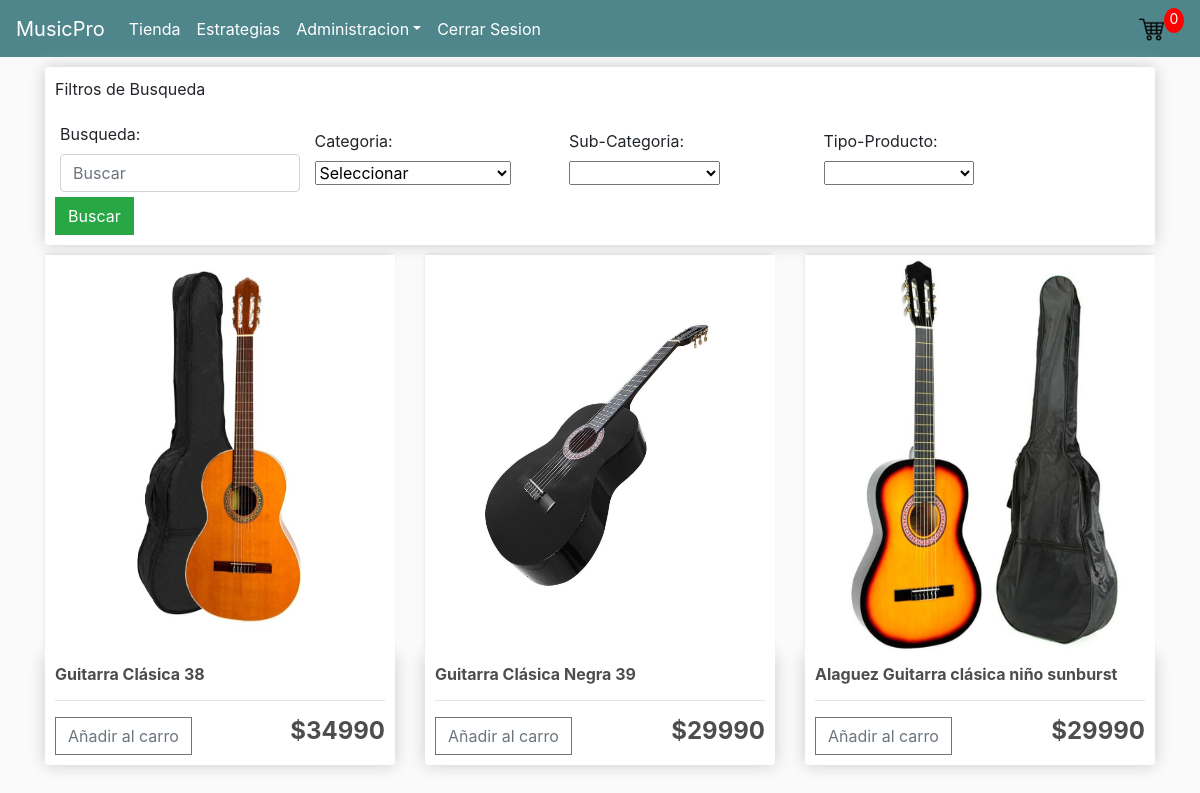
/store/ (signed in), run on the app's committed database.
### TiendaMPRO/models.py (models this page shows, shortened)
class Producto(models.Model):
    nom_prod = models.CharField(validators=[MinLengthValidator(3)], max_length=40,verbose_name="Nombre de Producto")
    tipo_prod = models.ForeignKey(TipoProducto, on_delete=models.CASCADE)
    descripcion = models.TextField(max_length=1500,null=True,blank=True)
    precio = models.FloatField(default=0.0)
    imagen = models.ImageField(upload_to="images/producto",null=True,blank=True)
    @property
    def imageURL(self):
        try:
            url = self.imagen.url
        except:
            url = ''
        return url

### TiendaMPRO/views.py (the view)
# urls.py: path('store/', views.store, name='store'),
@login_required
def store(request):
    if request.user.is_authenticated:
        customer = request.user
        order, created = OrdenDeCompra.objects.get_or_create(customer=customer, complete=False)
        items = order.productopedido_set.all()
        itemsCarrito = order.get_carro_productos
    else:
        items = []
        order= {'get_total_carro': 0, 'get_carro_productos': 0}
        itemsCarrito = order['get_carro_productos']
    categ=Categoria.objects.all()
    subcateg=SubCategoria.objects.all()
    tpProductos=TipoProducto.objects.all()
    productos = Producto.objects.all()
    queryset=request.GET.get("busqueda")
    q_tipoprod= request.GET.get('cbotipoproducto')
    q_searched=""
    q_subcateg=request.GET.get('cbosubcateg')
    q_categ=request.GET.get('cbocateg')
    if queryset:
        productos=Producto.objects.filter(Q(nom_prod__icontains=queryset))
        print("FILTRO POR NOM PRODUCTO: ")
        q_searched=queryset
        print(q_searched)
    elif q_tipoprod:
        productos=Producto.objects.filter(Q(tipo_prod=q_tipoprod))
        print("FILTRO POR TIPO PROD: ")
        q_searched=TipoProducto.objects.filter(Q(id=q_tipoprod))
        q_searched=list(q_searched)[0]
        print(q_searched)
    context = {'productos' : productos, 'itemsCarrito' : itemsCarrito,'categ':categ,'subcateg':subcateg,'tiposproducto':tpProductos,'q_searched':q_searched}
    return render(request, 'TiendaMPRO/store.html', context)

### TiendaMPRO/models.py (called while the page is built)
    def __str__(self):
        return f'{self.nombre}'

    @property
    def is_staff(self):
        return self.usuario_admin

    @property
    def get_carro_productos(self):
        orderitems = self.productopedido_set.all()
        total = sum ([item.cantidad for item in orderitems])
        return total

### TiendaMPRO/templates/TiendaMPRO/store.html (shortened to what this page needs)
{% extends 'TiendaMPRO/main.html' %}
{% load static %}
{% block content %}
<div class="row">
	<div class="col-lg-12">
		<div class="box-element" id="payment-info">
			<p>Filtros de Busqueda</p>
			<form method="get" id="filtro">
				<div class="form-field">
					<label for="busqueda">Busqueda:</label>
					<input type="search" name="busqueda" id="buscar" class="form-control" placeholder="Buscar" value="{{ request.GET.busqueda }}">
				</div>
				<div class="form-field">
					<label for="cbocateg" id="lbl_categ">Categoria: </label>
					<select class="form-select primary"  size="1" name="cbocateg" id="categoria">
						<option value="">Seleccionar</option>
					</select>
				</div>
				<div class="form-field">
					<label for="cbosubcateg">Sub-Categoria:</label>
					<select class="form-select primary"  size="1" name="cbosubcateg" id="subcategoria">
					</select>
				</div>
				<div class="form-field">
					<label for="cbotipoproducto">Tipo-Producto: </label>
					<select class="form-select primary"  size="1" name="cbotipoproducto" id="tp_producto">
					</select>
				</div>
				<button class="btn btn-success" type="submit">Buscar</button>
			</form>
		</div>
	</div>
	{% for producto in productos %}
		<div class="col-lg-4">
			<img class="thumbnail" src="{{producto.imageURL}}">
			<div class="box-element product">
				<h6>
					<strong>{{producto.nom_prod}}</strong>
				</h6>
					<hr>
					<button data-product={{producto.id}} data-action="agregar" class="btn btn-outline-secondary add-btn update-cart">Añadir al carro</button>
					<h4 style="display: inline-block; float: right"><strong>${{producto.precio|floatformat:0}}</strong></h4>
			</div>
		</div>
	{% empty %}
		<h1 class="display-6" id="sin_prod">Lamentamos informar que no se ha encontrado algun producto por "{{q_searched}}"</h1>
	{% endfor %}
</div>
{% endblock %}

### TiendaMPRO/static/css/main.css (style rules this page uses)
body { background-color: hsl(0, 0%, 98%); }
h1,h2,h3,h4,h5,h6 { color:hsl(0, 0%, 30%); }
.box-element { box-shadow:hsl(0, 0%, 80%) 0 0 16px; background-color: #fff; border-radius: 4px; padding: 10px; }
.thumbnail { width: 100%; height: 400px; -webkit-box-shadow: -1px -3px 5px -2px rgba(214,214,214,1); -moz-box-shadow: -1px -3px 5px -2px rgba(214,214,214,1); box-shadow: -1px -3px 5px -2px rgba(214,214,214,1); }
.product { border-radius: 0 0 4px 4px; }
.col-lg-4, .col-lg-6, .col-lg-8, .col-lg-12 { margin-top: 10px; }
.btn { border-radius: 0; }
.form-field { width:250px; display: inline-block; padding: 5px; }
#lbl_categ { padding-right: 50px; }

### data on the page
Producto: imageURL (picture), nom_prod "Guitarra Clásica 38", precio "34990"
Producto: imageURL (picture), nom_prod "Guitarra Clásica Negra 39", precio "29990"
Producto: imageURL (picture), nom_prod "Alaguez Guitarra clásica niño sunburst", precio "29990"

### other printed values
{{ itemsCarrito }} "0"
